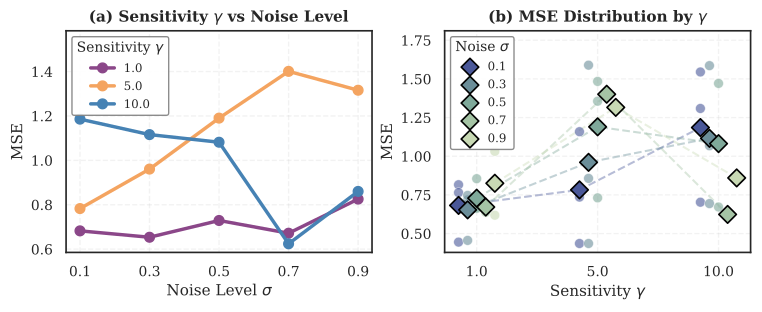

This chart was generated by the following Python code:
"""
Parameter sensitivity analysis for DropoutTS.
Visualizes the impact of sensitivity parameter (gamma) across different noise levels.
"""
import matplotlib.pyplot as plt
import seaborn as sns
import pandas as pd
import numpy as np

# 1. Set ICML academic style (unified format)
sns.set_theme(style="whitegrid", font_scale=1.0, rc={
    "font.family": "serif",
    "font.serif": ["Times New Roman", "Times", "DejaVu Serif"],
    "axes.edgecolor": ".15",
    "grid.linestyle": "--",
    "axes.linewidth": 1.2,
    "font.size": 10,
    "axes.labelsize": 11,
    "axes.titlesize": 12,
    "xtick.labelsize": 10,
    "ytick.labelsize": 10,
    "legend.fontsize": 8.5,
    "legend.title_fontsize": 10,
})

# 2. Read data - using Informer_old (trend is more obvious)
df = pd.read_csv('../checkpoints/Informer_old/table2_all_experiments_detailed.csv')

# 3. Data filtering and preprocessing
df_synth = df[df['Dataset'].str.contains('SyntheticTS') & 
              (df['Has_DropoutTS'] == 'Yes') & 
              (df['sparsity_weight'] == 0.00)].copy()

# Extract noise levels
df_synth['Noise Level'] = df_synth['Dataset'].str.extract(r'noise(\d+\.\d+)').astype(float)

# Create string format labels
df_synth['Noise Label'] = df_synth['Noise Level'].apply(lambda x: f'{x:.1f}')
df_synth['Sensitivity Label'] = df_synth['init_sensitivity'].apply(lambda x: f'{x:.1f}')

# 4. Create canvas (suitable for ICML single column)
fig, axes = plt.subplots(1, 2, figsize=(7.5, 3.0), constrained_layout=True)

# Define color scheme
unique_ws = sorted(df_synth['init_sensitivity'].unique())
unique_noises = sorted(df_synth['Noise Level'].unique())

# Left plot: 3 sensitivity colors
palette_ws = ['#8B4789', '#F4A460', '#4682B4']  # Purple, Orange, Blue
# Right plot: 5 noise level colors (blue to green gradient)
palette_noise = ['#4A5899', '#6B8E99', '#7FA99A', '#A5C4A5', '#C8D9B4']

# ======================== Left plot: Impact of w_s across Noise Levels ========================
# Average across different prediction lengths
df_avg = df_synth.groupby(['Noise Level', 'init_sensitivity']).agg({
    'MSE': ['mean', 'std']
}).reset_index()
df_avg.columns = ['Noise Level', 'init_sensitivity', 'MSE_mean', 'MSE_std']

# Plot line chart
for i, ws in enumerate(unique_ws):
    data_ws = df_avg[df_avg['init_sensitivity'] == ws]
    axes[0].plot(
        data_ws['Noise Level'], 
        data_ws['MSE_mean'],
        marker='o',
        markersize=7,
        linewidth=2.5,
        color=palette_ws[i],
        label=f'{ws:.1f}',
        zorder=3
    )

axes[0].set_title(r'(a) Sensitivity $\gamma$ vs Noise Level', fontweight='bold', fontsize=11, loc='center')
axes[0].set_xlabel(r'Noise Level $\sigma$')
axes[0].set_ylabel('MSE')
axes[0].set_xticks([0.1, 0.3, 0.5, 0.7, 0.9])
axes[0].set_xticklabels(['0.1', '0.3', '0.5', '0.7', '0.9'])
axes[0].legend(title=r'Sensitivity $\gamma$', loc='upper left', framealpha=0.9, edgecolor='gray')
axes[0].set_ylim(top=axes[0].get_ylim()[1] * 1.1)
axes[0].grid(True, linestyle='--', alpha=0.25)

# ======================== Right plot: Scatter Plot + Mean Lines ========================
# Approach: Scatter plot shows all original data points + mean lines connecting them

# Create sub-positions for each sensitivity (similar to grouping)
sensitivity_positions = {1.0: 0, 5.0: 1, 10.0: 2}
noise_offset = {0.1: -0.15, 0.3: -0.075, 0.5: 0, 0.7: 0.075, 0.9: 0.15}

# Plot scatter points (all original data points)
for i, noise in enumerate(unique_noises):
    for j, sens in enumerate(unique_ws):
        data_subset = df_synth[(df_synth['Noise Level'] == noise) & 
                               (df_synth['init_sensitivity'] == sens)]
        
        if len(data_subset) > 0:
            # Calculate x position: sensitivity base position + noise level offset
            x_pos = sensitivity_positions[sens] + noise_offset[noise]
            
            # Plot original data points (semi-transparent)
            axes[1].scatter(
                [x_pos] * len(data_subset),
                data_subset['MSE'],
                color=palette_noise[i],
                alpha=0.6,
                s=50,
                edgecolors='white',
                linewidth=0.5,
                zorder=2
            )
            
            # Plot mean markers (solid, more prominent)
            mean_val = data_subset['MSE'].mean()
            axes[1].scatter(
                x_pos,
                mean_val,
                color=palette_noise[i],
                marker='D',  # Diamond
                s=80,
                edgecolors='black',
                linewidth=1.2,
                zorder=3,
                label=f'{noise:.1f}' if j == 0 else None  # Only add legend for first sensitivity
            )

# Draw lines connecting means for each noise level
for i, noise in enumerate(unique_noises):
    x_positions = []
    y_means = []
    
    for sens in unique_ws:
        data_subset = df_synth[(df_synth['Noise Level'] == noise) & 
                               (df_synth['init_sensitivity'] == sens)]
        if len(data_subset) > 0:
            x_pos = sensitivity_positions[sens] + noise_offset[noise]
            x_positions.append(x_pos)
            y_means.append(data_subset['MSE'].mean())
    
    # Draw connecting lines
    if len(x_positions) > 1:
        axes[1].plot(x_positions, y_means, 
                    color=palette_noise[i], 
                    linewidth=1.5, 
                    alpha=0.4,
                    linestyle='--',
                    zorder=1)

# Set X-axis
axes[1].set_xticks([0, 1, 2])
axes[1].set_xticklabels(['1.0', '5.0', '10.0'])
axes[1].set_xlabel(r'Sensitivity $\gamma$')
axes[1].set_ylabel('MSE')
axes[1].set_title(r'(b) MSE Distribution by $\gamma$', fontweight='bold', fontsize=11, loc='center')

# Legend: show noise levels (diamond markers)
axes[1].legend(title=r'Noise $\sigma$', 
               loc='upper left', 
               framealpha=0.9, 
               edgecolor='gray',
               ncol=1,
               handletextpad=0.5,
               columnspacing=0.8)

axes[1].set_ylim(top=axes[1].get_ylim()[1] * 1.1)
axes[1].grid(True, linestyle='--', alpha=0.25)

# Save high-resolution image
plt.savefig('parameter_sensitivity_analysis.pdf', bbox_inches='tight', dpi=300)
plt.show()
